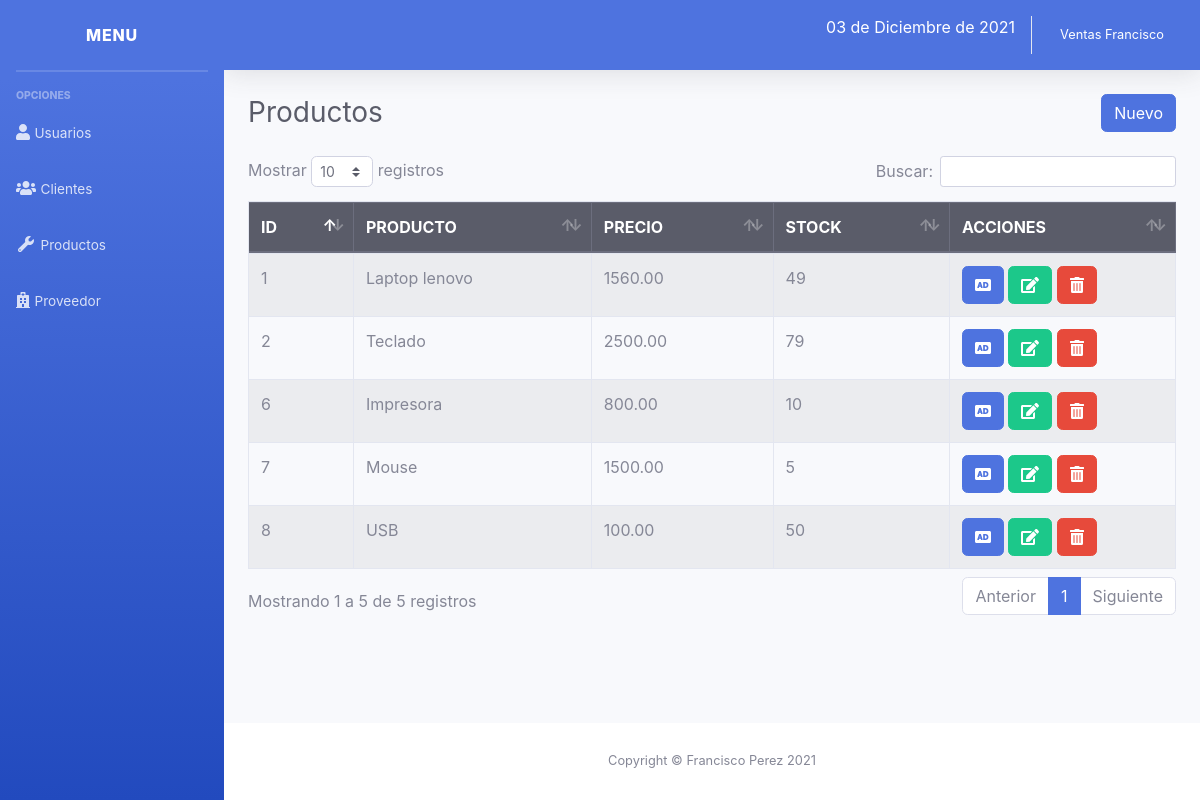
/sistema/lista_productos.php (signed in), run on the app's committed database.
### tables this page shows
CREATE TABLE `producto` (
  `codproducto` int(11) NOT NULL,
  `descripcion` varchar(200) NOT NULL,
  `proveedor` int(11) NOT NULL,
  `precio` decimal(10,2) NOT NULL,
  `existencia` int(11) NOT NULL,
  `usuario_id` int(11) NOT NULL
);

### sistema/includes/functions.php (called while the page is built, shortened)
<?php
	function fecha(){
		$mes = array("","Enero",
					  "Febrero",
					  "Marzo",
					  "Abril",
					  "Mayo",
					  "Junio",
					  "Julio",
					  "Agosto",
					  "Septiembre",
					  "Octubre",
					  "Noviembre",
					  "Diciembre");
		return date('d')." de ". $mes[date('n')] . " de " . date('Y');
	}
 ?>

### sistema/lista_productos.php (the view)
<?php include_once "includes/header.php"; ?>
<div class="container-fluid">
	<div class="d-sm-flex align-items-center justify-content-between mb-4">
		<h1 class="h3 mb-0 text-gray-800">Productos</h1>
		<a href="registro_producto.php" class="btn btn-primary">Nuevo</a>
	</div>
	<div class="row">
		<div class="col-lg-12">
			<div class="table-responsive">
				<table class="table table-striped table-bordered" id="table">
					<thead class="thead-dark">
						<tr>
							<th>ID</th>
							<th>PRODUCTO</th>
							<th>PRECIO</th>
							<th>STOCK</th>
							<?php if ($_SESSION['rol'] == 1) { ?>
							<th>ACCIONES</th>
							<?php } ?>
						</tr>
					</thead>
					<tbody>
						<?php
						include "../conexion.php";
						$query = mysqli_query($conexion, "SELECT * FROM producto");
						$result = mysqli_num_rows($query);
						if ($result > 0) {
							while ($data = mysqli_fetch_assoc($query)) { ?>
								<tr>
									<td><?php echo $data['codproducto']; ?></td>
									<td><?php echo $data['descripcion']; ?></td>
									<td><?php echo $data['precio']; ?></td>
									<td><?php echo $data['existencia']; ?></td>
										<?php if ($_SESSION['rol'] == 1) { ?>
									<td>
										<a href="agregar_producto.php?id=<?php echo $data['codproducto']; ?>" class="btn btn-primary"><i class='fas fa-audio-description'></i></a>
										<a href="editar_producto.php?id=<?php echo $data['codproducto']; ?>" class="btn btn-success"><i class='fas fa-edit'></i></a>
										<form action="eliminar_producto.php?id=<?php echo $data['codproducto']; ?>" method="post" class="confirmar d-inline">
											<button class="btn btn-danger" type="submit"><i class='fas fa-trash-alt'></i> </button>
										</form>
									</td>
										<?php } ?>
								</tr>
						<?php }
						} ?>
					</tbody>
				</table>
			</div>
		</div>
	</div>
</div>
</div>
<?php include_once "includes/footer.php"; ?>

### sistema/includes/header.php (shortened to what this page needs)
<?php
include "includes/functions.php";
?>
<!DOCTYPE html>
<html lang="en">
<head>
	<link href="css/sb-admin-2.min.css" rel="stylesheet">
	<link rel="stylesheet" href="css/dataTables.bootstrap4.min.css">
</head>
<body id="page-top">
	<div id="wrapper">
		<?php include_once "includes/menu.php"; ?>
		<div id="content-wrapper" class="d-flex flex-column">
			<div id="content">
				<nav class="navbar navbar-expand navbar-light bg-primary text-white topbar mb-4 static-top shadow">
					<div class="input-group">
						<p class="ml-auto"><?php echo fecha(); ?></p>
					</div>
					<ul class="navbar-nav ml-auto">
						<li class="nav-item dropdown no-arrow">
							<a class="nav-link dropdown-toggle" href="#" id="userDropdown" role="button" data-toggle="dropdown" aria-haspopup="true" aria-expanded="false">
								<span class="mr-2 d-none d-lg-inline small text-white"><?php echo $_SESSION['nombre']; ?></span>
							</a>
						</li>
					</ul>
				</nav>

### sistema/includes/menu.php (shortened to what this page needs)
<ul class="navbar-nav bg-gradient-primary sidebar sidebar-dark accordion" id="accordionSidebar">
	<a class="sidebar-brand d-flex align-items-center justify-content-center" href="index.php">
		<div class="sidebar-brand-text mx-3">Menu</div>
	</a>
	<hr class="sidebar-divider my-0">
	<hr class="sidebar-divider">
	<div class="sidebar-heading">
		Opciones
	</div>
	<?php if ($_SESSION['rol'] == 1) { ?>
		<li class="nav-item">
			<a class="nav-link collapsed" href="#" data-toggle="collapse" data-target="#collapseUsuarios" aria-expanded="true" aria-controls="collapseUtilities">
				<i class="fas fa-user"></i>
				<span>Usuarios</span>
			</a>
		</li>
	<?php } ?>
	<li class="nav-item">
		<a class="nav-link collapsed" href="#" data-toggle="collapse" data-target="#collapseClientes" aria-expanded="true" aria-controls="collapseUtilities">
			<i class="fas fa-users"></i>
			<span>Clientes</span>
		</a>
	</li>
	<li class="nav-item">
		<a class="nav-link collapsed" href="#" data-toggle="collapse" data-target="#collapseUtilities" aria-expanded="true" aria-controls="collapseUtilities">
			<i class="fas fa-fw fa-wrench"></i>
			<span>Productos</span>
		</a>
	</li>
	<li class="nav-item">
		<a class="nav-link collapsed" href="#" data-toggle="collapse" data-target="#collapseProveedor" aria-expanded="true" aria-controls="collapseUtilities">
			<i class="fas fa-hospital"></i>
			<span>Proveedor</span>
		</a>
	</li>
</ul>

### sistema/includes/footer.php (shortened to what this page needs)
<footer class="sticky-footer bg-white">
  <div class="container my-auto">
    <div class="copyright text-center my-auto">
      <span>Copyright &copy; Francisco Perez <?php echo date("Y"); ?></span>
    </div>
  </div>
</footer>
</div>
</div>
</body>
</html>

### data on the page
producto: codproducto "1", descripcion "Laptop lenovo", precio "1560.00", existencia "49"
producto: codproducto "2", descripcion "Teclado", precio "2500.00", existencia "79"
producto: codproducto "6", descripcion "Impresora", precio "800.00", existencia "10"
producto: codproducto "7", descripcion "Mouse", precio "1500.00", existencia "5"
producto: codproducto "8", descripcion "USB", precio "100.00", existencia "50"

### other printed values
fecha() "03 de Diciembre de 2021"
$_SESSION['nombre'] "Ventas Francisco"
